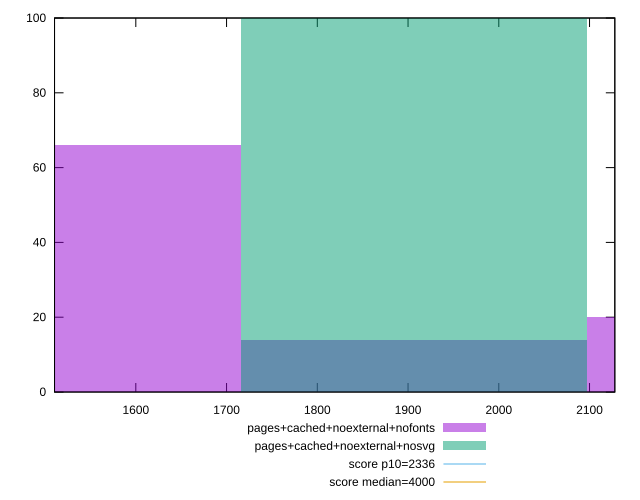

Generate this figure with gnuplot:
reset

$pagesCachedNoexternalNofonts <<EOF
1524.875254842576 66
1906.09406855322 14
2287.3128822638637 20
EOF

$pagesCachedNoexternalNosvg <<EOF
1906.09406855322 100
EOF

set key outside below
set boxwidth 381.218813710644
set xrange [1510.4286000000002:2127.8655]
set yrange [0:100]
set trange [0:100]
set style fill transparent solid 0.5 noborder

set parametric
set terminal svg size 640, 500 enhanced background rgb 'white'
set output "report_00008_2021-01-22T20:58:29.167/first-contentful-paint/comparison/histogram/6_vs_7.svg"

plot $pagesCachedNoexternalNofonts title "pages+cached+noexternal+nofonts" with boxes, \
     $pagesCachedNoexternalNosvg title "pages+cached+noexternal+nosvg" with boxes, \
     2336,t title "score p10=2336", \
     4000,t title "score median=4000"

reset
